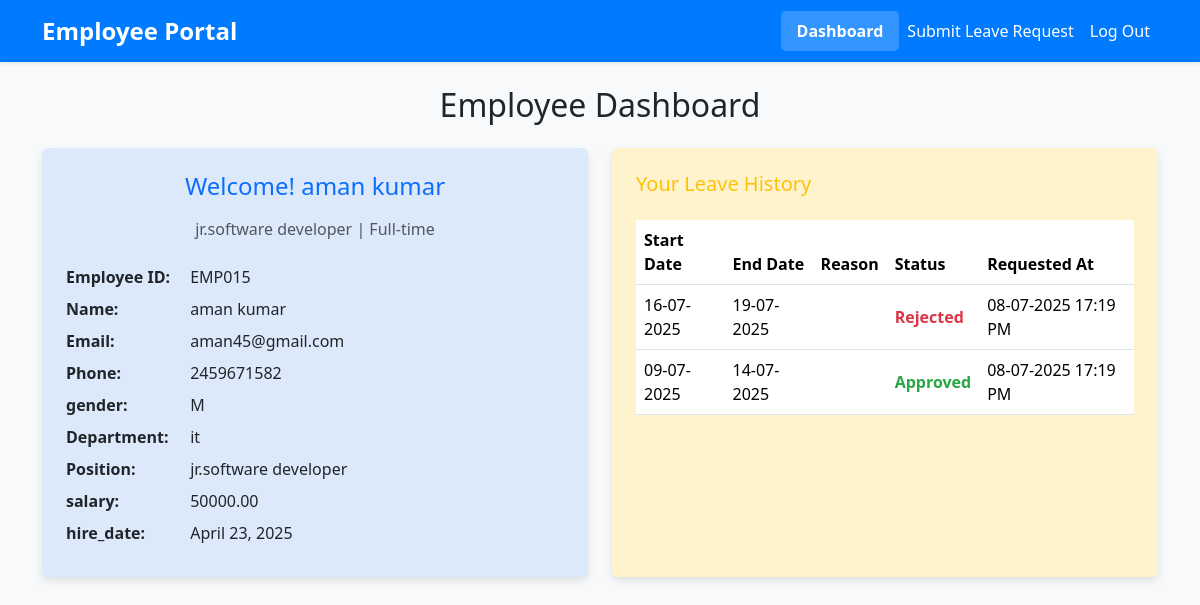
Screenshot of /employee-profile-dashboard/ (signed in) with the database file from the repository.
### emp_app/models.py (models this page shows, shortened)
class Employee(models.Model):
    GENDER_CHOICES = [
        ('M', 'Male'),
        ('F', 'Female'),
        ('O', 'Other'),
    ]
    user = models.OneToOneField(User, on_delete=models.CASCADE, null=True, blank=True, unique=True)
    employee_id = models.CharField(max_length=10, unique=True, blank=True)  # Auto-generated
    name = models.CharField(max_length=100)
    email = models.EmailField(unique=True)
    phone = models.CharField(max_length=15)
    gender = models.CharField(max_length=1, choices=GENDER_CHOICES)
    department = models.ForeignKey(Department, on_delete=models.SET_NULL, null=True)
    position = models.ForeignKey(Position, on_delete=models.SET_NULL, null=True)
    employment_type = models.CharField(choices=[('Full-time', 'Full-time'), ('Part-time', 'Part-time')],default='Full-time')
    salary = models.DecimalField(max_digits=10, decimal_places=2)
    hire_date = models.DateField()
    is_active = models.BooleanField(default=True)
    password = models.CharField(max_length=100, blank=True)

class Position(models.Model):
    title = models.CharField(max_length=100, unique=True)
    description = models.TextField(blank=True)
    def __str__(self):
        return self.title

class Department(models.Model):
    name = models.CharField(max_length=100, unique=True)
    location = models.CharField(max_length=100, blank=True)
    def __str__(self):
        return self.name

class LeaveRequest(models.Model):
    employee = models.ForeignKey(Employee, on_delete=models.CASCADE, related_name='leave_requests',
                                 help_text="The employee submitting this leave request.")
    start_date = models.DateField()
    end_date = models.DateField()
    leave_type = models.CharField(max_length=50, default='Casual Leave',
                                  choices=[
                                      ('sick', 'Sick Leave'),
                                      ('casual', 'Casual Leave'),
                                      ('annual', 'Annual Leave'),
                                      ('maternity', 'Maternity Leave'),
                                      ('paternity', 'Paternity Leave'),
                                  ],
                                  help_text="Type of leave being requested.")
    status = models.CharField(max_length=20, default='Pending',
                              choices=[
                                  ('Pending', 'Pending'),
                                  ('Approved', 'Approved'),
                                  ('Rejected', 'Rejected'),
                              ],
                              help_text="Current status of the leave request.")
    requested_at = models.DateTimeField(auto_now_add=True,
                                        help_text="Timestamp when the leave request was submitted.")
    class Meta:
        ordering = ['-start_date']

### emp_app/views.py (the view)
# urls.py: path('employee-profile-dashboard/', views.employee_profile_dashboard, name='employee_profile_dashboard'),
@require_http_methods(["GET"])
def employee_profile_dashboard(request):
    current_employee_id = request.session.get('employee_id')
    if not current_employee_id:
        messages.error(request, "Please log in to view your dashboard.")
        return redirect('employee_login_search')
    employee = None
    leave_history = []
    error_message = None
    try:
        employee = Employee.objects.get(employee_id=current_employee_id)
        leave_history = employee.leave_requests.all().order_by('-start_date')
    except Employee.DoesNotExist:
        if 'employee_id' in request.session:
            del request.session['employee_id']
        messages.error(request, "Your session is invalid. Please log in again.")
        return redirect('employee_login_search')
    context = {
        'employee': employee,
        'leave_history': leave_history,
    }
    return render(request, 'employee_profile_dashboard.html', context)

### emp_app/templates/employee_profile_dashboard.html (shortened to what this page needs)
{% extends 'base.html' %}
{% block content %}
<h2 class="mb-4 text-center">Employee Dashboard</h2>
{% if employee %}
<div class="row g-4">
    <div class="col-md-6">
        <div class="card p-4 h-100 bg-info-subtle-custom">
            <h4 class="card-title text-center text-primary mb-3">Welcome! {{ employee.name }}</h4>
            <p class="text-center text-muted mb-4">{{ employee.position }} | {{ employee.employment_type}}</p>
            <div class="profile-details">
                <p><strong>Employee ID:</strong> <span class="font-mono">{{ employee.employee_id }}</span></p>
                    <p><strong>Name:</strong> {{ employee.name}}</p>
                    <p><strong>Email:</strong> {{ employee.email }}</p>
                    <p><strong>Phone:</strong> {{ employee.phone }}</p>
                    <p><strong>gender:</strong> {{ employee.gender }}</p>
                    <p><strong>Department:</strong> {{ employee.department }}</p>
                    <p><strong>Position:</strong> {{ employee.position }}</p>
                    <p><strong>salary:</strong> {{ employee.salary }}</p>
                    <p><strong>hire_date:</strong> {{ employee.hire_date }}</p>
            </div>
        </div>
    </div>
    <div class="col-md-6">
        <div class="card p-4 h-100 bg-warning-subtle-custom">
            <h5 class="card-title text-warning mb-4">Your Leave History</h5>
            {% if leave_history %}
            <div class="table-responsive">
                <table class="table table-hover align-middle">
                    <thead>
                        <tr>
                            <th scope="col">Start Date</th>
                            <th scope="col">End Date</th>
                            <th scope="col">Reason</th>
                            <th scope="col">Status</th>
                            <th scope="col">Requested At</th>
                        </tr>
                    </thead>
                    <tbody>
                        {% for leave in leave_history %}
                        <tr>
                            <td>{{ leave.start_date|date:"d-m-Y" }}</td>
                            <td>{{ leave.end_date|date:"d-m-Y" }}</td>
                            <td>{{ leave.reason|truncatechars:30 }}</td>
                            <td>
                                {% if leave.status == 'Approved' %}
                                    <span class="status-approved">{{ leave.status }}</span>
                                {% elif leave.status == 'Rejected' %}
                                    <span class="status-rejected">{{ leave.status }}</span>
                                {% else %}
                                    <span class="status-pending">{{ leave.status }}</span>
                                {% endif %}
                            </td>
                            <td>{{ leave.requested_at|date:"d-m-Y H:i A" }}</td>
                        </tr>
                        {% endfor %}
                    </tbody>
                </table>
            </div>
            {% else %}
                <p>No leave requests found.</p>
            {% endif %}
        </div>
    </div>
</div>
{% else %}
    <p class="text-center">Please use the login page to access your dashboard.</p>
{% endif %}
{% endblock %}

### emp_app/templates/base.html (shortened to what this page needs)
{% load static %}
<!DOCTYPE html>
<html lang="en">
<head>
    <link href="https://cdn.jsdelivr.net/npm/bootstrap@5.3.3/dist/css/bootstrap.min.css" rel="stylesheet" xintegrity="sha384-QWTKZyjpPEjISv5WaRU9OFeRpok6YctnYmDr5pNlyT2bRjXh0JMhjY6hW+ALEwIH">
</head>
<body>
    <nav class="navbar navbar-expand-lg navbar-dark shadow-sm">
        <div class="container">
            <a class="navbar-brand">Employee Portal</a>
            <div class="collapse navbar-collapse" id="navbarNav">
                <ul class="navbar-nav ms-auto">
                    {% if request.session.employee_id %}
                        <li class="nav-item">
                            <a class="nav-link {% if request.resolver_match.url_name == 'employee_profile_dashboard' %}active{% endif %}" href="{% url 'employee_profile_dashboard' %}">Dashboard</a>
                        </li>
                        <li class="nav-item">
                            <a class="nav-link {% if request.resolver_match.url_name == 'submit_leave_request' %}active{% endif %}" href="{% url 'submit_leave_request' %}">Submit Leave Request</a>
                        </li>
                        <li class="nav-item">
                            <a class="nav-link" href="{% url 'employee_logout' %}">Log Out</a>
                        </li>
                    {% else %}
                        <li class="nav-item">
                            <a class="nav-link {% if request.resolver_match.url_name == 'employee_login_search' %}active{% endif %}" href="{% url 'employee_login_search' %}">Login</a>
                        </li>
                    {% endif %}
                </ul>
            </div>
        </div>
    </nav>
    <div class="container mt-4">
        {% block content %}
        {% endblock %}
    </div>
</body>
</html>

### emp_app/templates/base.html (style rules this page uses)
body { background-color: #f8f9fa; }
.navbar { background-color: #007bff; }
.navbar-brand { color: white !important; font-size: 1.5rem; font-weight: bold; }
.nav-link { color: white !important; }
.navbar-nav .nav-link.active { background-color: rgba(255, 255, 255, 0.2); border-radius: 5px; font-weight: bold; padding-left: 1rem; padding-right: 1rem; }
.card { border: none; box-shadow: 0 4px 8px rgba(0,0,0,0.1); }
.profile-details p { margin-bottom: 0.5rem; }
.profile-details strong { display: inline-block; width: 120px; }
.status-rejected { color: #dc3545; font-weight: bold; }
.status-approved { color: #28a745; font-weight: bold; }
.bg-info-subtle-custom { background-color: #dbe9fa; }
.bg-warning-subtle-custom { background-color: #fff3cd; }

### rows the page displays
Employee: name "aman kumar", position "jr.software developer", employment_type "Full-time", employee_id "EMP015", email "aman45@gmail.com", phone "2459671582", gender "M", department "it", salary "50000.00", hire_date "April 23, 2025"
LeaveRequest: start_date "16-07-2025", end_date "19-07-2025", status "Rejected", requested_at "08-07-2025 17:19 PM"
LeaveRequest: start_date "09-07-2025", end_date "14-07-2025", status "Approved", requested_at "08-07-2025 17:19 PM"
